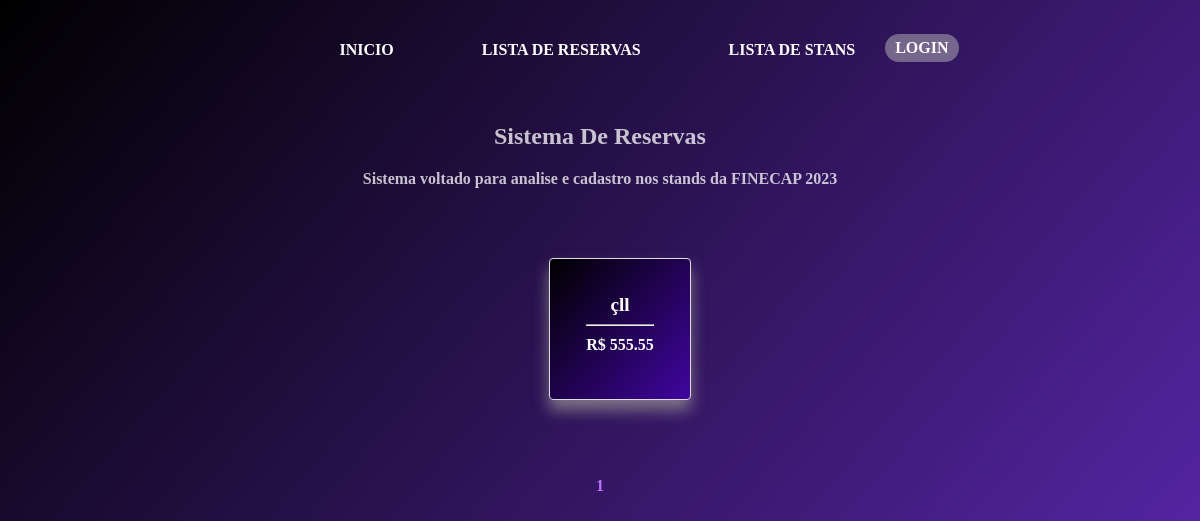
Before: /stand/ with the older database file.
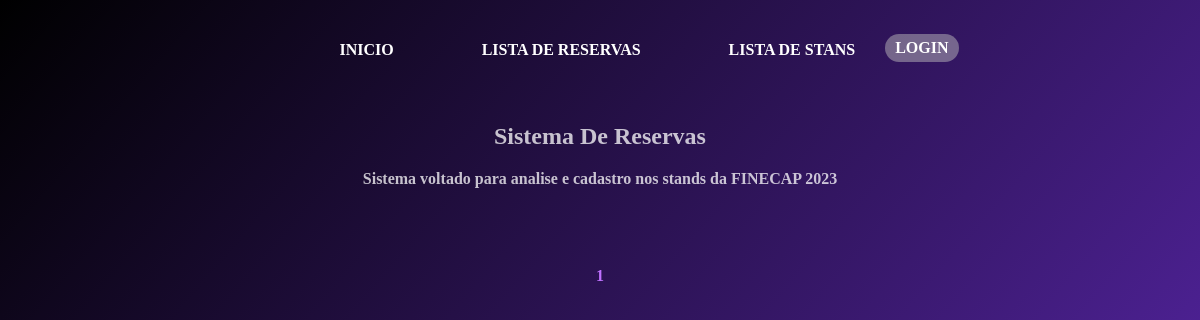
After: the same page with the newer database file.
### stand/models.py (models this page shows, shortened)
class Stand(models.Model):
    localizacao = models.CharField(max_length=150)
    valor = models.DecimalField(verbose_name=("Valor"),max_digits=10, decimal_places=2)

### stand/views.py (the view)
# urls.py: path('stand/',StandListView.as_view(),name='lista_stand'),
class StandListView(generic.ListView):
    model = Stand
    template_name = 'core2/stand_list.html'
    context_object_name = 'lista_stand'
    paginate_by = 10

### stand/templates/core2/stand_list.html (shortened to what this page needs)
{% extends 'base.html' %}
{% block center %}
<div class="cards-container">
    {% for stand_item in lista_stand %}<ul>
        <a href="{% url 'stand' pk=stand_item.id %}">
            <li class="card">
                <div>
                    <h3>{{ stand_item.localizacao }} </h3>
                    <hr>
                    <p>R$ {{stand_item.valor}}</p>
                </div>
            </li>
        </a>
    </ul>
    {% endfor %}
</div>
<nav class="br-pagination" aria-label="Paginação de resultados" data-total="50" data-current="1" data-per-page="20">
    <div class="pagination-container">
        {% for i in page_obj.paginator.page_range %}
            {% if i == page_obj.number %}
            <a class="pagination-link" href="?page={{ i }}" style="color: rgb(191, 113, 255);">{{ i }}</a>
            {% else %}
                <a class="pagination-link" href="?page={{ i }}">{{ i }}</a>
            {% endif %}
        {% endfor %}
    </div>
</nav>
{% endblock center %}

Changed rows visible on the page:
removed Stand: localizacao "çll", valor "555.55"
